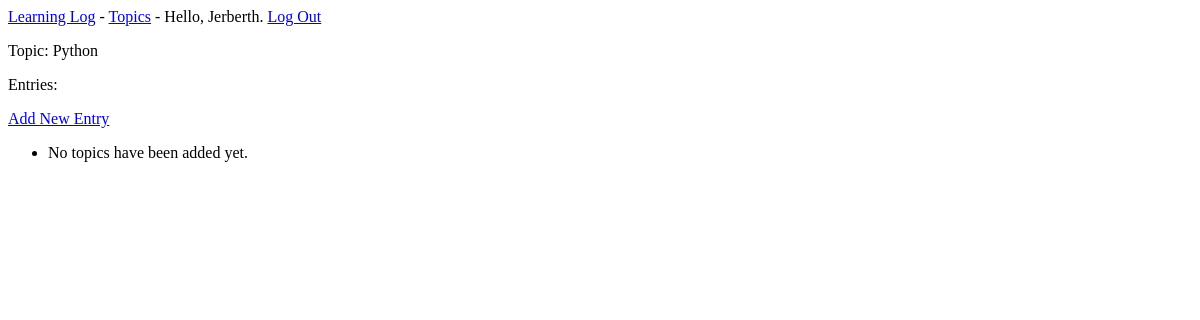
/topics/7/ (signed in), run on an earlier commit of the app's database.
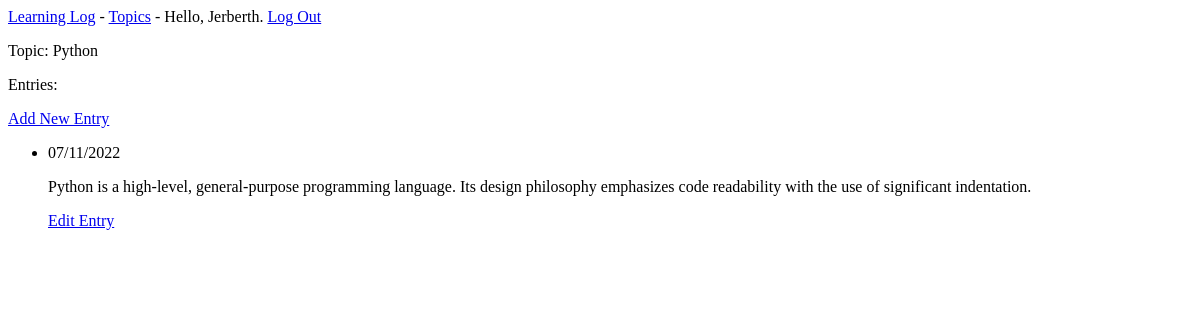
And on a later commit of the database.
### learning_logs/models.py (models this page shows, shortened)
class Topic(models.Model):
    text = models.CharField(max_length=200)
    date_added = models.DateTimeField(auto_now_add=True)
    owner = models.ForeignKey(User, on_delete=models.SET_NULL, null=True)
    def __str__(self) -> str:
        return self.text

class Entry(models.Model):
    topic = models.ForeignKey(Topic, on_delete=models.SET_NULL, null=True)
    text = models.TextField()
    date_added = models.DateTimeField(auto_now_add=True)
    class Meta:
        verbose_name_plural = 'Entries'

### learning_logs/views.py (the view)
# urls.py: path('topics/<int:topic_id>/', views.topic, name='topic'), # Página de detalhes para um único assunto
@login_required(login_url='users:login', redirect_field_name='next')
def topic(request, topic_id):
    topic = Topic.objects.get(id=topic_id)
    entries = topic.entry_set.order_by('-date_added')
    context = {'topic': topic, 'entries': entries}
    return render(request, 'learning_logs/pages/topic.html', context)

### learning_logs/templates/learning_logs/pages/topic.html
{% extends 'learning_logs/pages/base.html' %}
{% block content %}
    <p>Topic: {{ topic }}</p>
    <p>Entries:</p>
    <p><a href="{% url 'learning_logs:new_entry' topic.id %}">Add New Entry</a></p>
    <ul>
        {% for entry in entries %}
            <li>
                <p>
                    {{ entry.date_added | date:"d/m/Y" }}
                </p>
                <p>
                    {{ entry.text | linebreaks }}
                </p>
                <p>
                    <a href="{% url 'learning_logs:edit_entry' entry.id %}">Edit Entry</a>
                </p>
            </li>
        {% empty %}
            <li>No topics have been added yet.</li>
        {% endfor %}
    </ul>
{% endblock content %}

### learning_logs/templates/learning_logs/pages/base.html
<p>
    <a href="{% url 'learning_logs:index' %}">Learning Log</a> -
    <a href="{% url 'learning_logs:topics' %}">Topics</a> -
    {% if user.is_authenticated %}
        Hello, {{ user.first_name }}.
        <a href="{% url 'users:logout' %}">Log Out</a>
    {% else %}
        <a href="{% url 'users:login' %}">Log In</a> -
        <a href="{% url 'users:register' %}">Register</a>
    {% endif %}
</p>
{% block content %}{% endblock content %}

What changed in the data, as far as the page shows it:
added Entry: date_added "07/11/2022", text "Python is a high-level, general-purpose programming language. Its design philosophy emphasizes code readability with the use of significant indentation."
Also different on the page:
text no longer shown: "No topics have been added yet."
